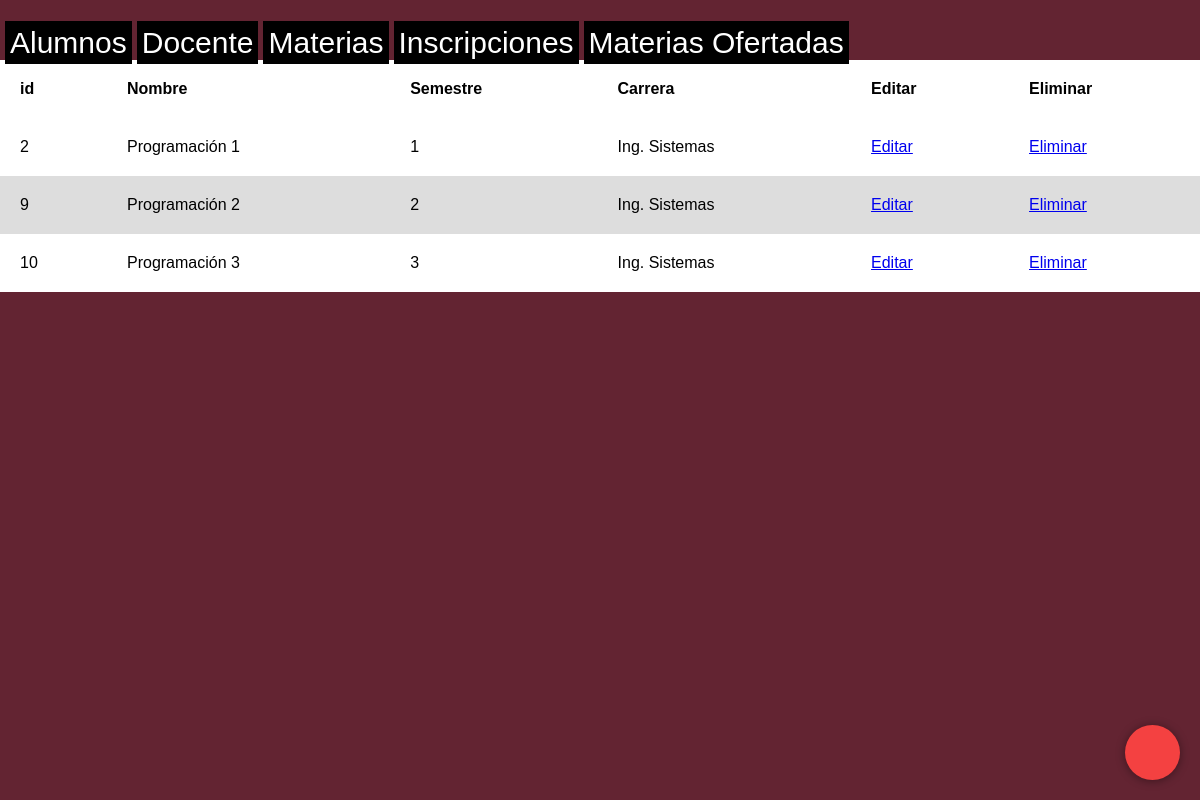
Page /entidades/materias on the earlier database version.
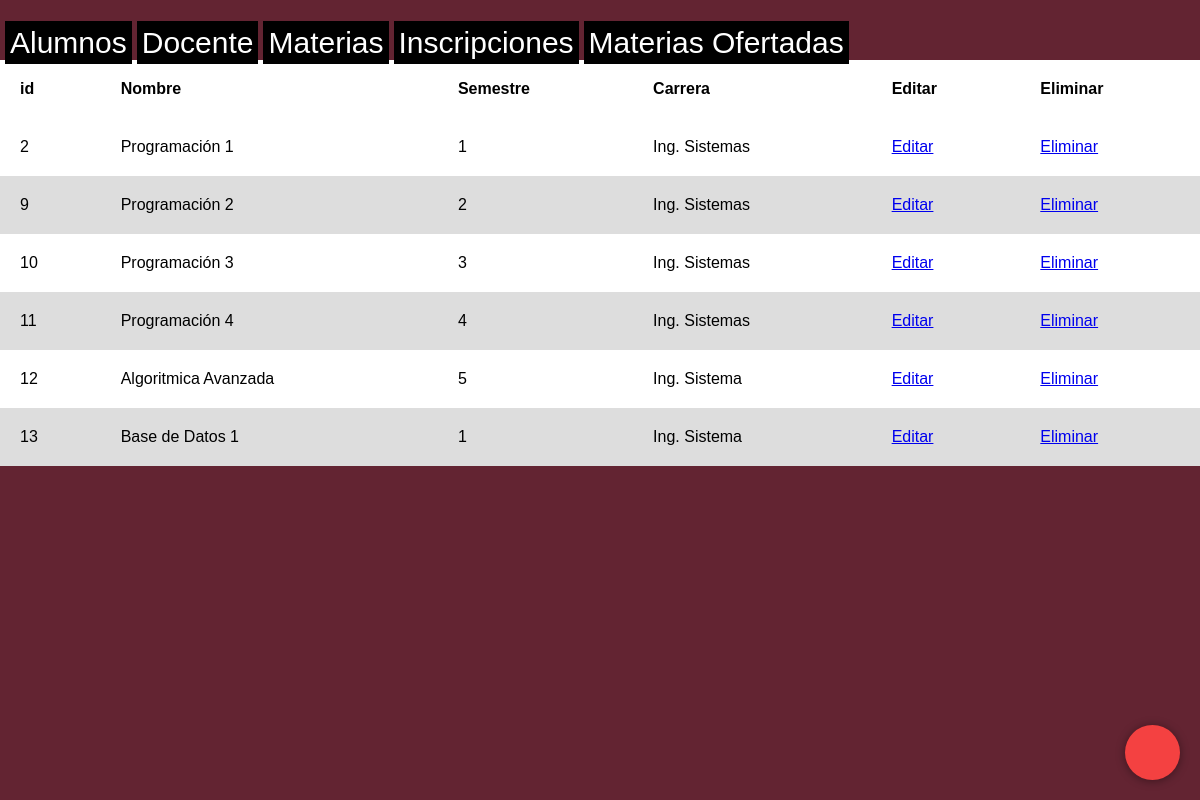
Same page on the later database version.
### entidades/models/materia.py (models this page shows)
class Materia(models.Model):
    nombres = models.CharField(max_length=200)
    semestre = models.IntegerField()
    carrera = models.CharField(max_length=200)

### entidades/views/materia_views.py (the view)
# urls.py: path('', alumno_views.index, name="alumno.index"),
def index(request):
    materia_list = Materia.objects.all()
    template = loader.get_template('materias/index.html')
    context = {
        'materia_list': materia_list
    }
    return HttpResponse(template.render(context, request))

### templates/materias/index.html (shortened to what this page needs)
<!DOCTYPE html>
<html lang="en">
<head>
</head>
<body>
<nav>
    <ul class="header_ul">
        <li class="header_ul_home"><a href="{% url 'entidades:alumno.index' %}">Alumnos</a></li>
        <li class="header_ul_home"><a href="{% url 'entidades:docente.index' %}">Docente</a></li>
        <li class="header_ul_home"><a href="{% url 'entidades:materia.index' %}">Materias</a></li>
        <li class="header_ul_home"><a href="{% url 'entidades:inscripciones.index' %}">Inscripciones</a></li>
        <li class="header_ul_home"><a href="{% url 'entidades:ofertamateria.index' %}">Materias Ofertadas</a></li>
    </ul>
</nav>
<div class="container">
    <div class="redes">
    </div>
    <div class="btn-mas">
        <label for="btn-mas" class="fa fa-plus"></label>
    </div>
</div>
<table>
    <tr>
        <th>id</th>
        <th>Nombre</th>
        <th>Semestre</th>
        <th>Carrera</th>
        <th>Editar</th>
        <th>Eliminar</th>
    </tr>
    <tbody>
    {% for materia in materia_list %}
        <tr>
            <td>{{ materia.pk }}</td>
            <td>{{ materia.nombres }}</td>
            <td>{{ materia.semestre }}</td>
            <td>{{ materia.carrera }}</td>
            <td>
                <a href="{% url 'entidades:materia.edit' materia.pk %}">Editar</a>
            </td>
            <td>
                <a onclick="return confirm('Está seguro que desea eliminar?')"
                   href="{% url 'entidades:materia.delete' materia.pk %}">Eliminar
                </a>
            </td>
        </tr>
    {% endfor %}
    </tbody>
</table>
</body>
</html>

Differences in the rows shown:
added Materia: pk "11", nombres "Programación 4", semestre "4", carrera "Ing. Sistemas"
added Materia: pk "12", nombres "Algoritmica Avanzada", semestre "5", carrera "Ing. Sistema"
added Materia: pk "13", nombres "Base de Datos 1", semestre "1", carrera "Ing. Sistema"
